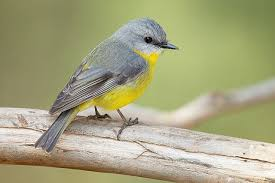
#> input picture 03-resize-crop-and-flip/bird.jpeg, 275 x 183 px
$ python flip_image.py
#> lines starting #> are read from the running program, lines starting #| are printed output that depends on the picture
# resizing
import os

import cv2


img = cv2.imread(os.path.join(".", "bird.jpeg"))
#> img is the input picture: shape (183, 275, 3); mean B, G, R 127.7, 164.8, 166

vertical_flip = cv2.flip(img, flipCode=0)
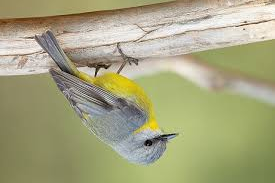
#> vertical_flip: shape (183, 275, 3); mean B, G, R 127.7, 164.8, 166
horizontal_flip = cv2.flip(img, flipCode=1)
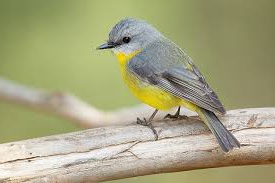
#> horizontal_flip: shape (183, 275, 3); mean B, G, R 127.7, 164.8, 166
horizontal_n_vertical_flip = cv2.flip(img, flipCode=-1)
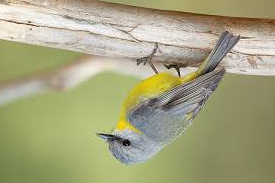
#> horizontal_n_vertical_flip: shape (183, 275, 3); mean B, G, R 127.7, 164.8, 166


cv2.imshow("img", img)
cv2.imshow("horizontal_flip", horizontal_flip)
cv2.imshow("vertical_flip", vertical_flip)
cv2.imshow("horizontal_n_vertical_flip", horizontal_n_vertical_flip)
cv2.waitKey(0)
